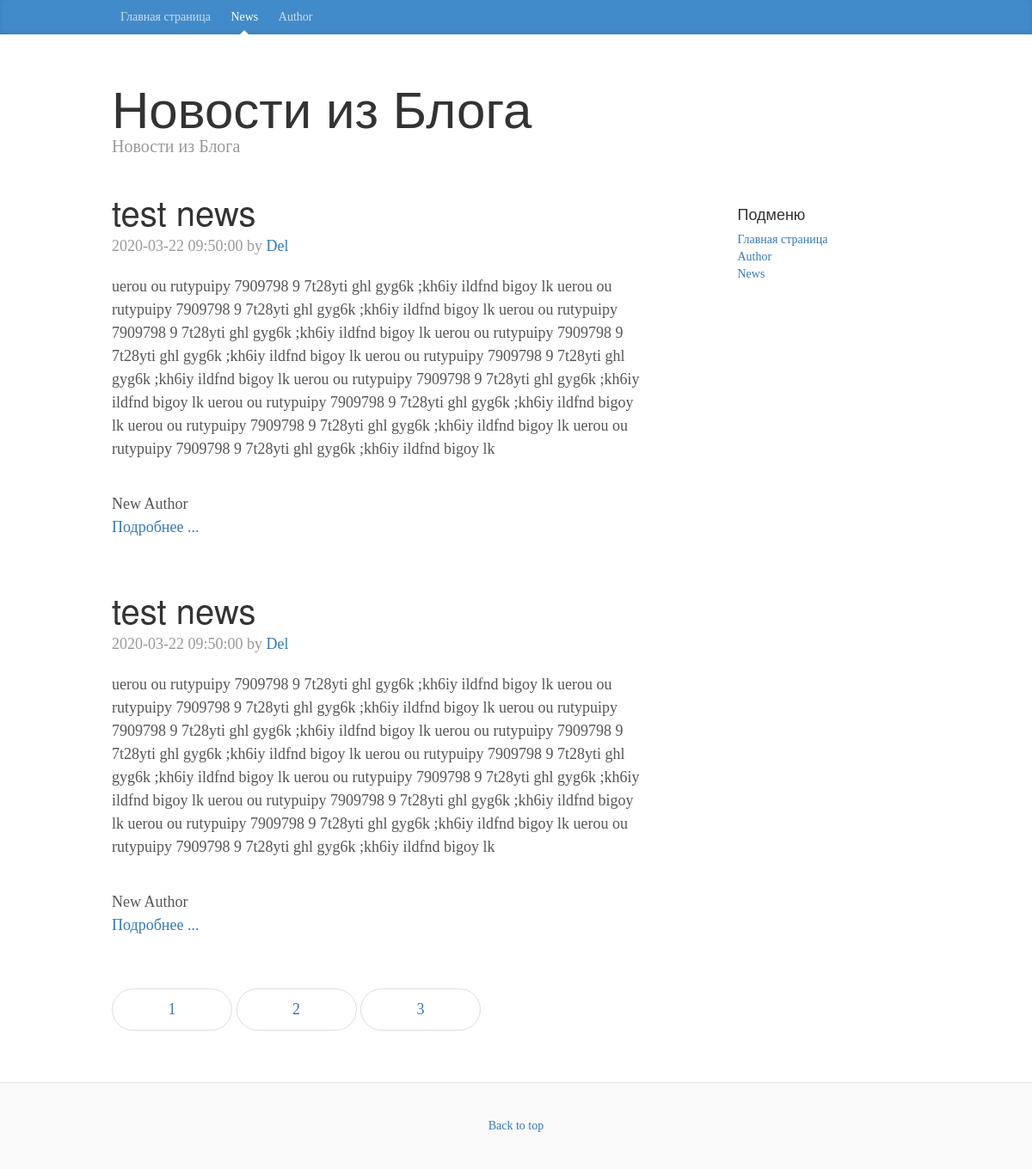
The page / on the database its author committed.
### tables this page shows
CREATE TABLE `news` (
  `id` int(11) NOT NULL,
  `name` varchar(190) NOT NULL,
  `text` text NOT NULL,
  `author_id` int(11) NOT NULL,
  `datetime` datetime NOT NULL DEFAULT CURRENT_TIMESTAMP
);

CREATE TABLE `authors` (
  `id` int(11) NOT NULL,
  `name` varchar(190) NOT NULL
);

### Controllers/newsController.php (called while the page is built, shortened)
<?php
class newsController
{
    private $model;
    public function __construct()
    {
        $this->model = News::class;
    }
    public function news(int $page=1)
    {
        return $this->pagesInSite($this->model, 'newsTemplate.php', 'news', $page);
    }
}

### index.php (called while the page is built, shortened)
<?php
    $route = $_GET['route'] ?? '';
    $setting = Services\Settings::getInstance();
    $routes = $setting->setting['routes'];
    foreach ($routes as $pattern => $controllerAndAction) {
        preg_match($pattern, $route, $matches);
        if (!empty($matches)) {
            break;
        }
    }
    unset($matches[0]);
    $actionName = $controllerAndAction[1];
    $controller = new $controllerName();
    $news = $controller->$actionName(...$matches);

### Services/Db.php (called while the page is built, shortened)
<?php
class Db
{
    private $pdo;
    private static $instance;
    public function __construct()
    {
        $file_require = '' . __DIR__ . '/database.php';
        if (file_exists($file_require)) {
            $dbOptions = (require_once $file_require)['db'];
            try {
                $this->pdo = new PDO(
                    'mysql:host=' . $dbOptions['host'] . ';dbname=' . $dbOptions['dbname'],
                    $dbOptions['user'],
                    $dbOptions['password']
                );
            } catch (PDOException $e) {
                echo 'Подключение не удалось: ' . $e->getMessage();
            }
            $this->pdo->exec('SET NAMES UTF8');
        }
    }
    public static function getInstance(): self
    {
        if (self::$instance === null) {
            self::$instance = new self();
        }
        return self::$instance;
    }
    public function query($sql, $params = [], $className = 'stdClass')
    {
        $sth = $this->pdo->prepare($sql);
        $result = $sth->execute($params);
        return $sth->fetchAll(PDO::FETCH_CLASS, $className);
    }
}

### Services/database.php (called while the page is built)
<?php
$setting = ['db' => [
    'host' => 'localhost',
    'dbname' => 'site_test',
    'user' => 'root',
    'password' => 'root',
] ];
return $setting;

### Models/News.php (called while the page is built, shortened)
<?php
class News
{
    private $id;
    private $name;
    private $text;
    private $datetime;
    public function getId(): int
    {
        return $this->id;
    }
    public function getName(): string
    {
        return $this->name;
    }
    public function getText(): string
    {
        return $this->text;
    }
    public function getDate(): string
    {
        return $this->datetime;
    }
    public function getAuthor()
    {
        return $this->author;
    }
    public static function findAll(int $start,int $limit_page)
    {
        $db = Db::getInstance();
        if(empty($start))
        {
            $start = 0;
        }
        $offset = $start * $limit_page;
        $result = $db->query('SELECT  x.id, x.name, x.text, x.datetime, y.name as author
        FROM news as x INNER JOIN authors as y ON (y.id = x.author_id) LIMIT '.(int)$offset.', '.(int)$limit_page.' ;',
            [], static::class);
        return $result;
    }
}

### View/newsTemplate.php (the view, shortened to what this page needs)
<?php
$menu = "<a href=\"/\" class=\"blog-nav-item\">Главная страница</a>
            <a href=\"/news/\" class=\"blog-nav-item active\">News</a>
            <a href=\"/author/\" class=\"blog-nav-item\">Author</a>";
$small_menu = "<li><a href=\"/\">Главная страница</a></li>
                    <li><a class=\"active\" href=\"/author/\">Author</a></li>
                    <li><a href=\"/news/\">News</a></li>";
$blog_title = "Новости из Блога";
$blog_description = "Новости из Блога";
include_once ('indexTemplate.php');
?>
        <div class="col-sm-8 blog-main">
            <?php foreach ($data as $item): ?>
            <div class="blog-post">
                <h2 class="blog-post-title"><?php print($item->getName()); ?></h2>
                <p class="blog-post-meta"><?php print($data[0]->getDate()); ?> by <a href="#" class="button" data-id="<?=$item->getId() ?>"> Del </a></p>
                <p></p><?php print ($item->getText()); ?></p>
                <br /><?php print($item->getAuthor()); ?>
                <br /><a href="/news/<?=$item->getId() ?>/" >Подробнее ...</a>
            </div>
        <?php endforeach; ?>
            <nav>
                <ul class="pager">
                    <?php echo $pagination; ?>
                </ul>
            </nav>
        </div>
<?php
include_once ('footerTemplate.php');
?>

### Controllers/PaginationTrait.php (shortened to what this page needs)
<?php
trait PaginationTrait
{
    public function listHTML(int $start, int $count_all, int $count_in_page, string $url = 'news' )
    {
        if($count_in_page > 0)
        {
            $count_page = ceil($count_all/$count_in_page);
        } else {
            $count_page = 1;
        }
        $html_page_middle = '';
        for($i=1; $i<=$count_page; $i++)
        {
            $active = '';
            $html_page_middle .= '<li> <a href="/'.$url.'/page_'.$i.'/" class="page-link'.$active.'"> '. $i .'</a> </li>'.PHP_EOL;
        }
        return $html_page_middle;
    }
    public function pagesInSite(string $name_model, string $name_template, string $url, int $page=1)
    {
        $count_news =  $name_model::countAll();
        $start = 0;
        if(!empty (--$page))
        {
            $start = (int)$page;
        }
        $count_in_page = Settings::getInstance()->setting['count_in_page'];
        $data_page = $name_model::findAll($page, $count_in_page);
        if(!empty($data_page)) {
            $pagination_html = $this->listHTML($start, $count_news, $count_in_page, $url);
            $this->view->renderHtml($name_template, ['data' => $data_page, 'pagination'=>$pagination_html]);
        } else {
            header("HTTP/1.0 404 Not Found");
            $this->view->renderHtml('404.php', ['data' => '404', 'pagination'=>[]]);
        }
    }
}

### View/Template.php (shortened to what this page needs)
<?php
class Template
{
    private $templatesPath;
    public function __construct($templatesPath)
    {
        $this->templatesPath = $templatesPath;
    }
    public function renderHtml($templateName, array $vars = [])
    {
        extract($vars);
        $path = ''.$this->templatesPath.'/'.$templateName;
        if(file_exists($path))
        {
            include_once $path;
            $buffer = ob_get_contents();
            echo $buffer;
        }
    }
}

### View/indexTemplate.php (shortened to what this page needs)
<!doctype html>
<html lang="en">
<head>
    <link href="/css/bootstrap.min.css" rel="stylesheet">
    <link href="/css/ie10-viewport-bug-workaround.css" rel="stylesheet">
    <link href="/css/blog.css" rel="stylesheet">
</head>
<body>
<div class="blog-masthead">
    <div class="container">
        <nav class="blog-nav">
            <?php echo $menu; ?>
        </nav>
    </div>
</div>
<div class="container">
    <div class="blog-header">
        <h1 class="blog-title"><?php echo $blog_title; ?></h1>
        <p class="lead blog-description"><?php echo $blog_description; ?></p>
    </div>
    <div class="row">

### View/footerTemplate.php (shortened to what this page needs)
<div class="col-sm-3 col-sm-offset-1 blog-sidebar">
    <div class="sidebar-module">
        <h4>Подменю</h4>
        <ol class="list-unstyled">
           <?php echo $small_menu; ?>
        </ol>
    </div>
</div>
</div>
</div>
<footer class="blog-footer">
    <p>
        <a href="#">Back to top</a>
    </p>
</footer>
</body>
</html>

### css/blog.css (style rules this page uses)
body { font-family: Georgia, "Times New Roman", Times, serif; color: #555; }
h1, .h1, h2, .h2, h3, .h3, h4, .h4, h5, .h5, h6, .h6 { margin-top: 0; font-family: "Helvetica Neue", Helvetica, Arial, sans-serif; font-weight: 400; color: #333; }
@media (min-width: 1200px) { .container { width: 970px; } }
.blog-masthead { background-color: #428bca; -webkit-box-shadow: inset 0 -2px 5px rgba(0, 0, 0, .1); box-shadow: inset 0 -2px 5px rgba(0, 0, 0, .1); }
.blog-nav-item { position: relative; display: inline-block; padding: 10px; font-weight: 500; color: #cdddeb; }
.blog-nav .active { color: #fff; }
.blog-nav .active:after { position: absolute; bottom: 0; left: 50%; width: 0; height: 0; margin-left: -5px; vertical-align: middle; content: " "; border-right: 5px solid transparent; border-bottom: 5px solid; border-left: 5px solid transparent; }
.blog-header { padding-top: 20px; padding-bottom: 20px; }
.blog-title { margin-top: 30px; margin-bottom: 0; font-size: 60px; font-weight: 400; }
.blog-description { font-size: 20px; color: #999; }
.blog-main { font-size: 18px; line-height: 1.5; }
.sidebar-module { padding: 15px; margin: 0 -15px 15px; }
.pager { margin-bottom: 60px; text-align: left; }
.pager > li > a { width: 140px; padding: 10px 20px; text-align: center; border-radius: 30px; }
.blog-post { margin-bottom: 60px; }
.blog-post-title { margin-bottom: 5px; font-size: 40px; }
.blog-post-meta { margin-bottom: 20px; color: #999; }
.blog-footer { padding: 40px 0; color: #999; text-align: center; background-color: #f9f9f9; border-top: 1px solid #e5e5e5; }
.blog-footer p:last-child { margin-bottom: 0; }

### rows shown on the page
news: name "test news", datetime "2020-03-22 09:50:00", text "uerou ou rutypuipy 7909798 9 7t28yti ghl gyg6k ;kh6iy ildfnd bigoy lk uerou ou rutypuipy 7909798 9 7t28yti ghl gyg6k ;kh6iy ildfnd bigoy lk uerou ou rutypuipy 7909798 9 7t28yti ghl gyg6k ;kh6iy ildfnd bigoy lk uerou ou rutypuipy 7909798 9 7t28yti ghl gyg6k ;kh6iy ildfnd bigoy lk uerou ou rutypuipy 7909798 9 7t28yti ghl gyg6k ;kh6iy ildfnd bigoy lk uerou ou rutypuipy 7909798 9 7t28yti ghl gyg6k ;kh6iy ildfnd bigoy lk uerou ou rutypuipy 7909798 9 7t28yti ghl gyg6k ;kh6iy ildfnd bigoy lk uerou ou rutypuipy 7909798 9 7t28yti ghl gyg6k ;kh6iy ildfnd bigoy lk uerou ou rutypuipy 7909798 9 7t28yti ghl gyg6k ;kh6iy ildfnd bigoy lk", author.name "New Author"
news: name "test news", text "uerou ou rutypuipy 7909798 9 7t28yti ghl gyg6k ;kh6iy ildfnd bigoy lk uerou ou rutypuipy 7909798 9 7t28yti ghl gyg6k ;kh6iy ildfnd bigoy lk uerou ou rutypuipy 7909798 9 7t28yti ghl gyg6k ;kh6iy ildfnd bigoy lk uerou ou rutypuipy 7909798 9 7t28yti ghl gyg6k ;kh6iy ildfnd bigoy lk uerou ou rutypuipy 7909798 9 7t28yti ghl gyg6k ;kh6iy ildfnd bigoy lk uerou ou rutypuipy 7909798 9 7t28yti ghl gyg6k ;kh6iy ildfnd bigoy lk uerou ou rutypuipy 7909798 9 7t28yti ghl gyg6k ;kh6iy ildfnd bigoy lk uerou ou rutypuipy 7909798 9 7t28yti ghl gyg6k ;kh6iy ildfnd bigoy lk uerou ou rutypuipy 7909798 9 7t28yti ghl gyg6k ;kh6iy ildfnd bigoy lk", author.name "New Author"

### other values the page prints
$blog_title "Новости из Блога"
$blog_description "Новости из Блога"
